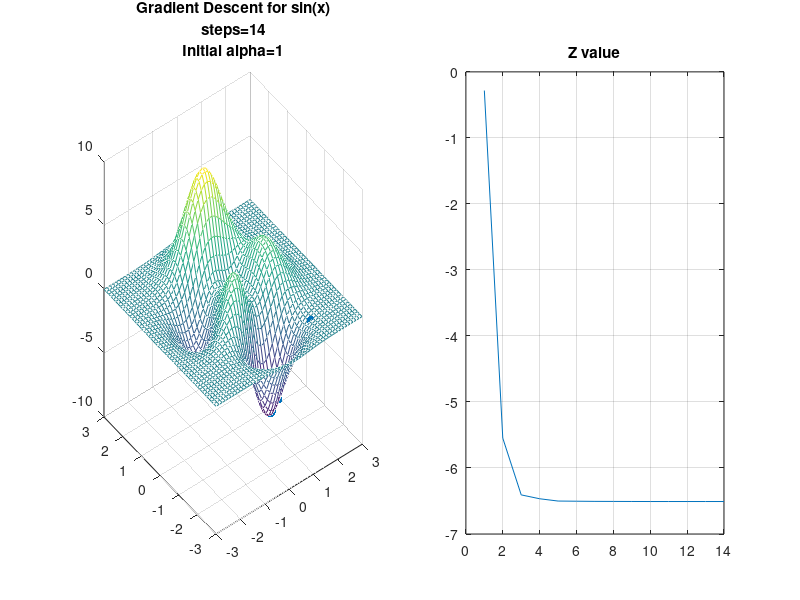

MATLAB code for this plot:


% this is another test over GD, really SGD ( stocatic gradient descent ) is slower
% and it's required only when data are BIG data. I mean really BIG
% Also, SDG, is required for online training, this is not the case.
%

% max allowed error
err = 1e-6;
%max cicles allowed
maxCicle = 30;

dx=1e-6; dy =1e-6;

% plot number
pl = 1;


clc;
% regularization parameter
for alpha=[1]
  oldAlpha = alpha;
  zold =0;
        
  
  % starting point
  % x0 =2; y0=-2;
  x0 = 2; y0= -2;
  data = [];
  % how many steps
  cicle = 0;
  done = false;
  
  oldDx = (peaks([x0+dx],[y0])-peaks([x0],[y0]))/dx;
  oldDy = (peaks([x0],[y0+dy])-peaks([x0],[y0]))/dy;
  oldZ  = peaks([x0],[y0]);
  
  while ( cicle<maxCicle && ! done)
 
      alphaTooBig = false;
      % numerical way
      Dx = (peaks([x0+dx],[y0])-peaks([x0],[y0]))/dx;
      Dy = (peaks([x0],[y0+dy])-peaks([x0],[y0]))/dy;
      
      do
        x1 = x0 - alpha*Dx;
        y1 = y0 - alpha*Dy;
        z = peaks([x1],[y1]);
        
        nDx = (peaks([x1+dx],[y1]) - z)/dx;   
        nDy = (peaks([x1],[y1+dy]) - z)/dy;

        % detect the sign change on every direction
        % also check if the function keep decreasing, this only helps
        % to keep convergence healtly, but it is not guarantee
        % see picure 
        fprintf("DX current %f previous %f\n", Dx, nDx );
        fprintf("DY current %f previous %f\n\n", Dy, nDy );
        
        if ( (sign(Dx) != sign( nDx )) || (sign(Dy) != sign(nDy) )  || oldZ <= z )
          alpha /= 3
          alphaTooBig = true;
          % Alpha gone to zero. we reached the point.
          if ( alpha < 1e-9 ) 
            done = true;
            alphaTooBig = false;
          endif;
        else 
          alphaTooBig = false;
        endif
      until( !alphaTooBig )
      
      x0 = x1;
      y0 = y1;
      
      if ( abs(zold - z) <  err )
        done = true;
      else 
        zold = z;
        data = [ data ; x0, y0, z];
        ++cicle;
      endif;
      
  endwhile;
  
  figure 1;
    subplot(1,2,pl++);
    [xx,yy,zz] = peaks();
    mesh(xx,yy,zz);
    hold on; grid on;
    scatter3(data(:,1),data(:,2),data(:,3),"red","filled");
    plot3(data(:,1),data(:,2),data(:,3),"k.-");
    title(sprintf("Gradient Descent for sin(x)\nsteps=%d\nInitial alpha=%d",cicle, oldAlpha));
    hold off;

    subplot(1,2,2);
    plot(data(:,3));
    title("Z value");
    grid on
    
endfor;


    
    
